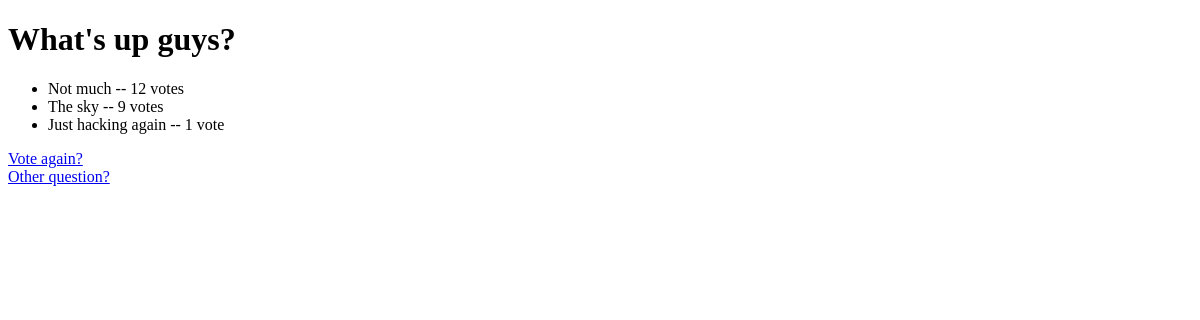
/polls/1/results/, run on an earlier commit of the app's database.
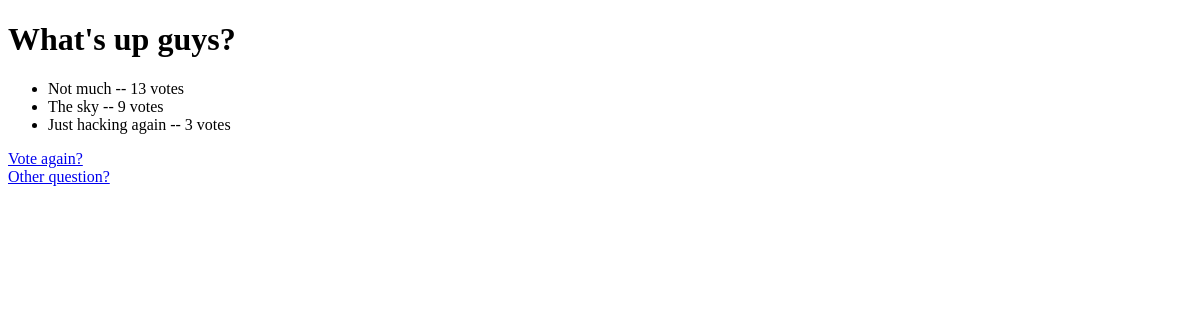
And on a later commit of the database.
### polls/models.py (models this page shows, shortened)
class Question(models.Model):
    question_text = models.CharField(max_length=200)
    pub_date = models.DateTimeField('date published')

class Choice(models.Model):
    question = models.ForeignKey(Question, on_delete=models.CASCADE)
    choice_text = models.CharField(max_length=200)
    votes = models.IntegerField(default=0)

### polls/views.py (the view)
# urls.py: path('<int:pk>/results/', views.ResultsView.as_view(), name='results'),     # 4.2, item 1
class ResultsView(generic.DetailView):                                          # 4.3.1 inicio
    model = Question
    template_name = 'polls/results.html'                                        # 4.3.1 fim

### polls/templates/polls/results.html (shortened to what this page needs)
<!DOCTYPE html>
<html>
  <head>
  </head>
  <body>
    <h1>{{ question.question_text }}</h1>
    <ul>
    {% for choice in question.choice_set.all %}
        <li>{{ choice.choice_text }} -- {{ choice.votes }} vote{{ choice.votes|pluralize }}</li>
    {% endfor %}
    </ul>
    <div><a href="{% url 'polls:detail' question.id %}">Vote again?</a>    </div>
    <div><a href="{% url 'polls:index' %}">Other question?</a></div>
  </body>
</html>

What changed in the data, as far as the page shows it:
changed Choice "Not much": votes "12" → "13"
changed Choice "Just hacking again": votes "1" → "3"
